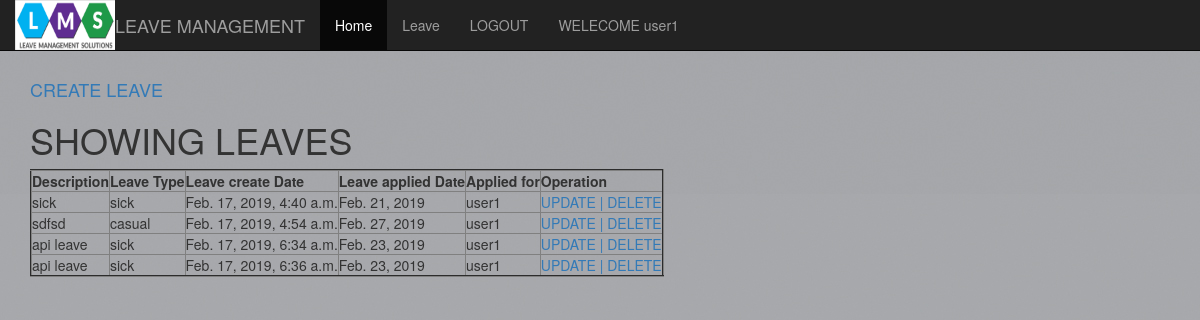
Page /leaves/ (signed in) on the earlier database version.
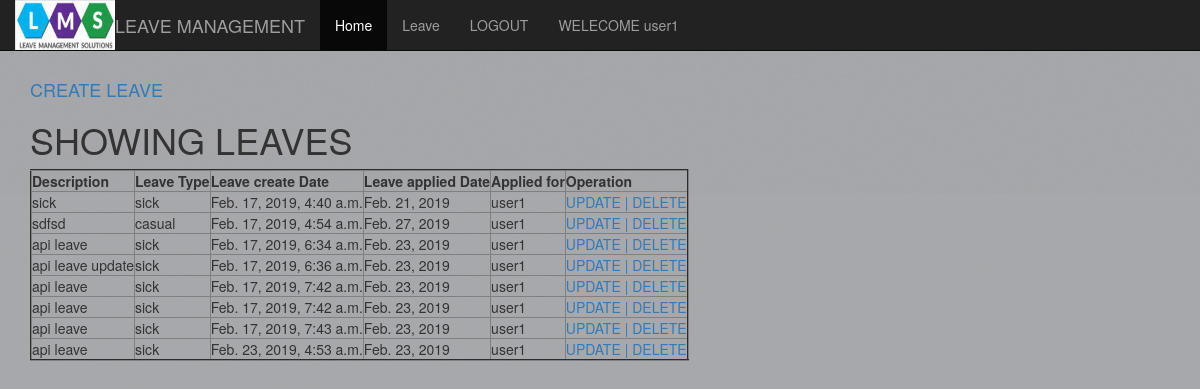
Same page on the later database version.
### main/models.py (models this page shows)
class User(AbstractUser):
	user_types=[('e',"Employee"),('m',"Manager")]
	phone=models.CharField(max_length=10)
	type=models.CharField(choices=user_types, max_length=1)

class Leave(models.Model):
	desc=models.TextField(blank=True, null=True)
	type=models.ForeignKey(LeaveType, on_delete=models.PROTECT)
	date=models.DateTimeField(default=datetime.now)
	leavedate=models.DateField()
	user=models.ForeignKey(User, on_delete=models.PROTECT)

class LeaveType(models.Model):
	name=models.CharField(max_length=250)
	count=models.IntegerField()
	pic=models.FileField(blank=True, null=True)
	def __str__(self):
		return self.name

### main/templates/main/leave_list.html
{% extends 'main/index.html'%}
{% block content%}
	<h4><a href="/leave_create/">CREATE LEAVE</a></h4>
	<h1> SHOWING LEAVES</h1>
	<table border="2">
		<tr>
			<th>Description</th>
			<th>Leave Type</th>
			<th>Leave create Date</th>
			<th>Leave applied Date</th>
			<th>Applied for</th>
			<th>Operation</th>
		</tr>
		{% for obj in object_list %}
			<tr>
				<td>{{ obj.desc }}</td>
				<td>{{ obj.type }}</td>
				<td>{{ obj.date }}</td>
				<td>{{ obj.leavedate }}</td>
				<td>{{ obj.user }}</td>
				<td>
					<a href="/leave_update/{{ obj.id }}">UPDATE |</a>
					<a href="/leave_delete/{{ obj.id }}">DELETE</a>
				</td>
			</tr>
		{% endfor %}
	</table>
{% endblock %}

### main/templates/main/index.html (shortened to what this page needs)
{%extends 'main/home.html'%}
{% block menu%}
		{{  block.super }}
      <li><a href="/leaves">Leave</a></li>
       <li><a href="/logout">LOGOUT</a></li>
       {% if request.user.is_authenticated %}
       <li><a href="">WELECOME {{request.user.username}}</a></li>
       {% endif %}
{% endblock %}

### main/templates/main/home.html (shortened to what this page needs)
<!DOCTYPE html>
<html lang="en">
<head>
  {% load static %}
  <link rel="stylesheet" href="https://maxcdn.bootstrapcdn.com/bootstrap/3.4.0/css/bootstrap.min.css">
  <link rel="stylesheet" type="text/css" href="{% static '/main/css/main.css'%}">
</head>
<body style="height:1500px" background="{% static '/main/images/bg.jpeg' %}">
<nav class="navbar navbar-inverse navbar-fixed-top">
  <div class="container-fluid">
    <div class="navbar-header">
      <img src="{% static '/main/images/logo.png' %}" width=100 height=50>
    </div>
    <div class="navbar-header">
      <a class="navbar-brand" href="/">LEAVE MANAGEMENT</a>
    </div>
    <ul class="nav navbar-nav">
      {% block menu%}
      <li class="active"><a href="/">Home</a></li>
      {% endblock %}
    </ul>
  </div>
</nav>
<div class="container" style="margin-top:50px">
  <br>
  {% block content %}{% endblock %}
</div>
</body>
</html>

Differences in the rows shown:
changed Leave: desc "api leave" → "api leave update"
added Leave: desc "api leave", type "sick", date "Feb. 17, 2019, 7:42 a.m.", leavedate "Feb. 23, 2019", user "user1"
added Leave: desc "api leave", type "sick", date "Feb. 17, 2019, 7:42 a.m.", leavedate "Feb. 23, 2019", user "user1"
added Leave: desc "api leave", type "sick", date "Feb. 17, 2019, 7:43 a.m.", leavedate "Feb. 23, 2019", user "user1"
added Leave: desc "api leave", type "sick", date "Feb. 23, 2019, 4:53 a.m.", leavedate "Feb. 23, 2019", user "user1"
